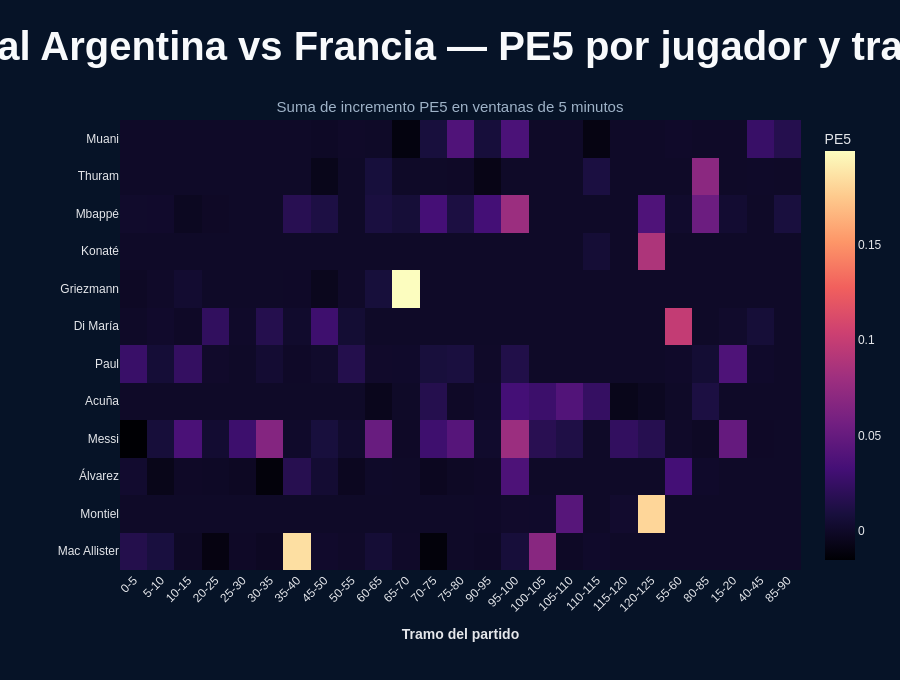

The notebook cell this image was saved under:
### Code cell
ventana_minutos = 5

df_heat = df_final[df_final["team"].isin(["Argentina", "France"])].copy()

df_heat["second"] = df_heat["second"].fillna(0)
df_heat["minuto_juego"] = df_heat["minute"] + df_heat["second"] / 60
df_heat["tramo"] = ((df_heat["minuto_juego"] // ventana_minutos) * ventana_minutos).astype(int)
df_heat["tramo_label"] = df_heat["tramo"].astype(str) + "-" + (df_heat["tramo"] + ventana_minutos).astype(str)
df_heat["incremento_pe5"] = df_heat["incremento_pe5"].fillna(0)
df_heat["jugador_corto"] = df_heat["player"].apply(nombre_corto_jugador)

df_heat_player = (
    df_heat
    .groupby(["team", "player", "jugador_corto", "tramo", "tramo_label"], as_index=False)
    .agg(pe5=("incremento_pe5", "sum")))

top_jugadores = (
    df_heat_player
    .groupby(["player", "jugador_corto"], as_index=False)
    .agg(pe5_total=("pe5", "sum"))
    .sort_values("pe5_total", ascending=False).head(12))

df_heat_plot = df_heat_player[df_heat_player["player"].isin(top_jugadores["player"])].copy()

fig = px.density_heatmap(
    df_heat_plot,
    x="tramo_label",
    y="jugador_corto",
    z="pe5",
    histfunc="sum",
    color_continuous_scale="magma",
    title="Final Argentina vs Francia — calor PE5 por jugador y tramo")

fig.update_layout(
    title=dict(
        text="<b>Final Argentina vs Francia — PE5 por jugador y tramo</b><br>"
             "<span style='font-size:15px;color:#9FB3C8'>Suma de incremento PE5 en ventanas de 5 minutos</span>",
        x=0.5,
        xanchor="center",
        font=dict(size=40, color="#F8FAFC", family="Outfit, Arial, sans-serif")),
    paper_bgcolor="#061327",
    plot_bgcolor="#0B1B33",
    font=dict(color="#E5E7EB", family="Outfit, Arial, sans-serif"),
    height=680,
    margin=dict(l=120, r=80, t=120, b=110))

fig.update_xaxes(title_text="<b>Tramo del partido</b>", tickangle=-45)
fig.update_yaxes(title_text="")
fig.update_coloraxes(colorbar_title="PE5")

fig.show()

### Figure 1 — Plotly figure (JSON) as saved in the notebook; plotly's stock layout.template omitted (floating-point values rounded to 4 significant figures; data arrays with more than 128 entries replaced by an {"elided": "..."} marker saying what was removed)
{"data": [{"coloraxis": "coloraxis", "histfunc": "sum", "hovertemplate": "tramo_label=%{x}<br>jugador_corto=%{y}<br>sum of pe5=%{z}<extra></extra>", "name": "", "type": "histogram2d", "x": {"elided": "157 str values"}, "xaxis": "x", "xbingroup": "x", "y": {"elided": "157 str values"}, "yaxis": "y", "ybingroup": "y", "z": {"elided": "157 float values"}}], "layout": {"coloraxis": {"colorbar": {"title": {"text": "PE5"}}, "colorscale": [[0, "#000004"], [0.1111, "#180f3d"], [0.2222, "#440f76"], [0.3333, "#721f81"], [0.4444, "#9e2f7f"], [0.5556, "#cd4071"], [0.6667, "#f1605d"], [0.7778, "#fd9668"], [0.8889, "#feca8d"], [1, "#fcfdbf"]]}, "font": {"color": "#E5E7EB", "family": "Outfit, Arial, sans-serif"}, "height": 680, "legend": {"tracegroupgap": 0}, "margin": {"b": 110, "l": 120, "r": 80, "t": 120}, "paper_bgcolor": "#061327", "plot_bgcolor": "#0B1B33", "title": {"font": {"color": "#F8FAFC", "family": "Outfit, Arial, sans-serif", "size": 40}, "text": "<b>Final Argentina vs Francia — PE5 por jugador y tramo</b><br><span style='font-size:15px;color:#9FB3C8'>Suma de incremento PE5 en ventanas de 5 minutos</span>", "x": 0.5, "xanchor": "center"}, "xaxis": {"anchor": "y", "domain": [0, 1], "tickangle": -45, "title": {"text": "<b>Tramo del partido</b>"}}, "yaxis": {"anchor": "x", "domain": [0, 1], "title": {"text": ""}}}}
